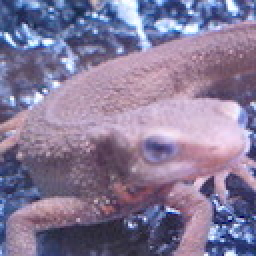
#> input picture image_processing_100/imori.jpg, 128 x 128 px, found by its file name (shown 2 times larger)
$ python q2.py
#> lines starting #> are read from the running program, lines starting #| are printed output that depends on the picture
#> further down, img is the input picture: shape (128, 128, 3); mean B, G, R 152.8, 121.8, 134.1
import cv2
import numpy as np


def gray_scale(img):
    r = img[:, :, 2].copy()
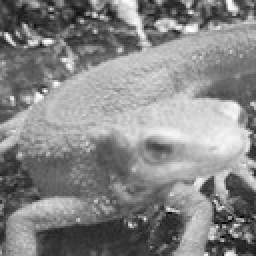
#> r: shape (128, 128) (shown 2 times larger); min 0, max 255, mean 134.1
    g = img[:, :, 1].copy()
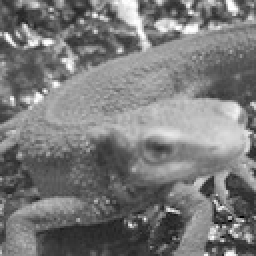
#> g: shape (128, 128) (shown 2 times larger); min 0, max 255, mean 121.8
    b = img[:, :, 0].copy()
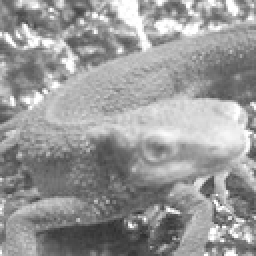
#> b: shape (128, 128) (shown 2 times larger); min 46, max 255, mean 152.8

    y = 0.2126 * r + 0.7152 * g + 0.0722 * b
    gray = np.clip(y, 0, 255).astype(np.uint8)

    return gray


img = cv2.imread("../../Gasyori100knock/Question_01_10/imori.jpg")
img_gray = gray_scale(img)
cv2.imwrite("../answers_image/answer_2.jpg", img_gray)
